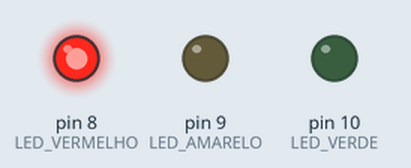
This sketch was run on a simulated Arduino Uno, built with avr-gcc and run on an emulated ATmega328P. On the bench: output pins drawn as LEDs (lit = HIGH).

Above: at 3.5 s.
At 11.5 s:
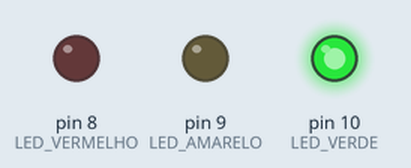
At 17.0 s:
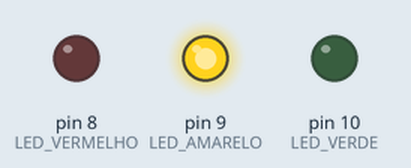
Timing chart, 0 to 23.4 s (numbered marks = the images above):
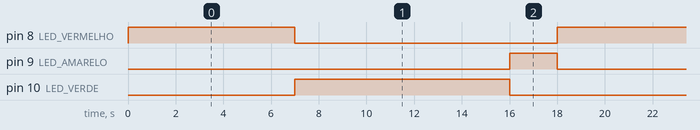

Measured:
- by itself, pin 8 (LED_VERMELHO): alternates HIGH for 7.0 s and LOW for 11.0 s
- by itself, pin 9 (LED_AMARELO): alternates HIGH for 2.0 s and LOW for 16.0 s
- by itself, pin 10 (LED_VERDE): alternates HIGH for 9.0 s and LOW for 9.0 s

The sketch:

semaforo1.ino
```cpp
// C++ code
//

#define LED_VERDE 10 //variavel (uso variavel para calculos) vs #define
#define LED_AMARELO 9
#define LED_VERMELHO 8

void setup()
{
  pinMode(LED_VERMELHO,OUTPUT);
  pinMode(LED_AMARELO,OUTPUT);
  pinMode(LED_VERDE,OUTPUT);

}

void vermelho(int tmp){
  digitalWrite(LED_VERMELHO,HIGH);
  digitalWrite(LED_AMARELO,LOW);
  digitalWrite(LED_VERDE,LOW);
  delay(tmp);
}

void verde(int tmp){
  digitalWrite(LED_VERMELHO,LOW);
  digitalWrite(LED_AMARELO,LOW);
  digitalWrite(LED_VERDE,HIGH);
  delay(tmp);
}

void amarelo(int tmp){
  digitalWrite(LED_VERMELHO,LOW);
  digitalWrite(LED_AMARELO,HIGH);
  digitalWrite(LED_VERDE,LOW);
  delay(tmp);
}


void loop()
{

 vermelho(7000);

 verde(9000);

 amarelo(2000);

}
```
